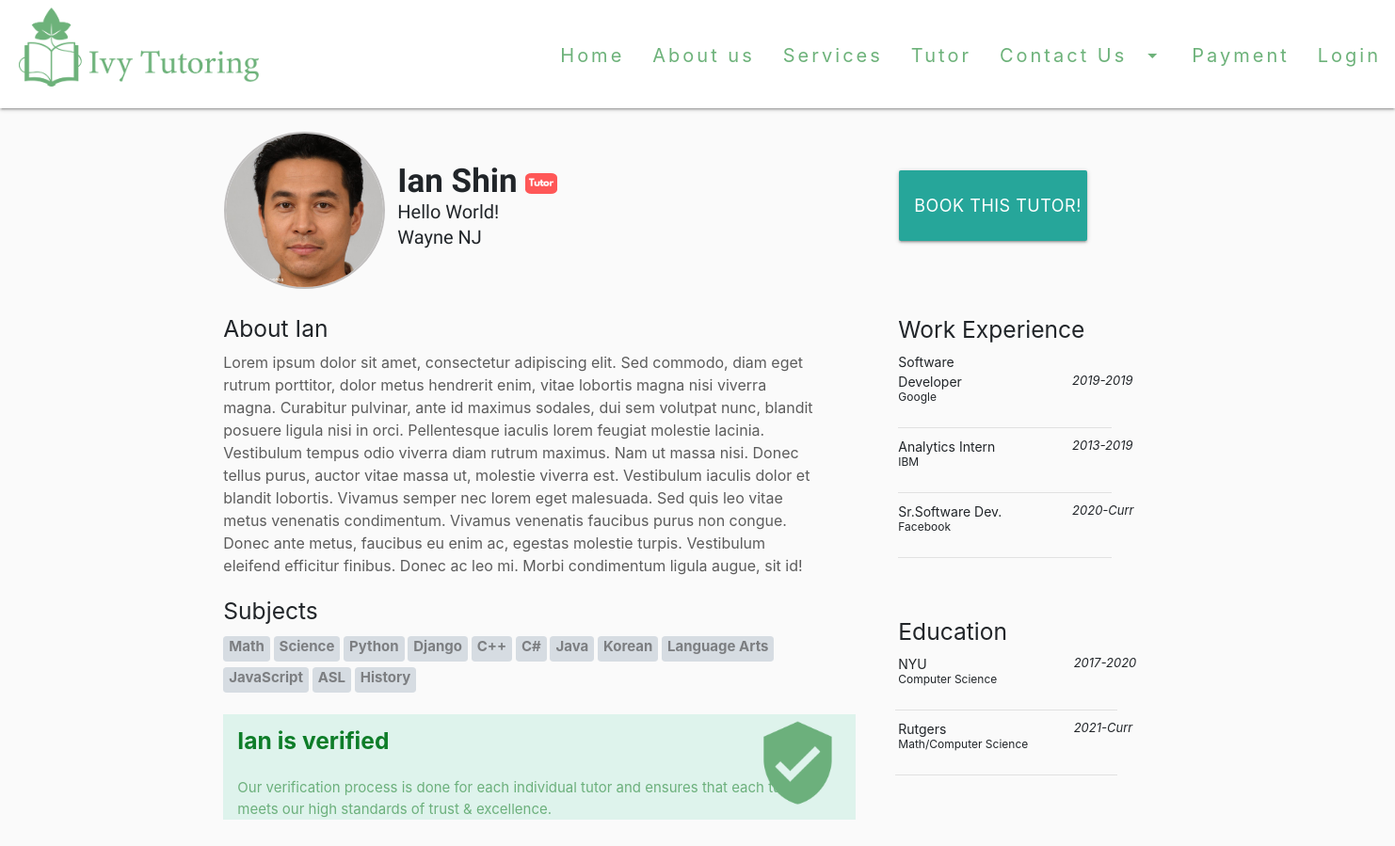
The page /Profile/IanShin/ on the database as committed earlier.
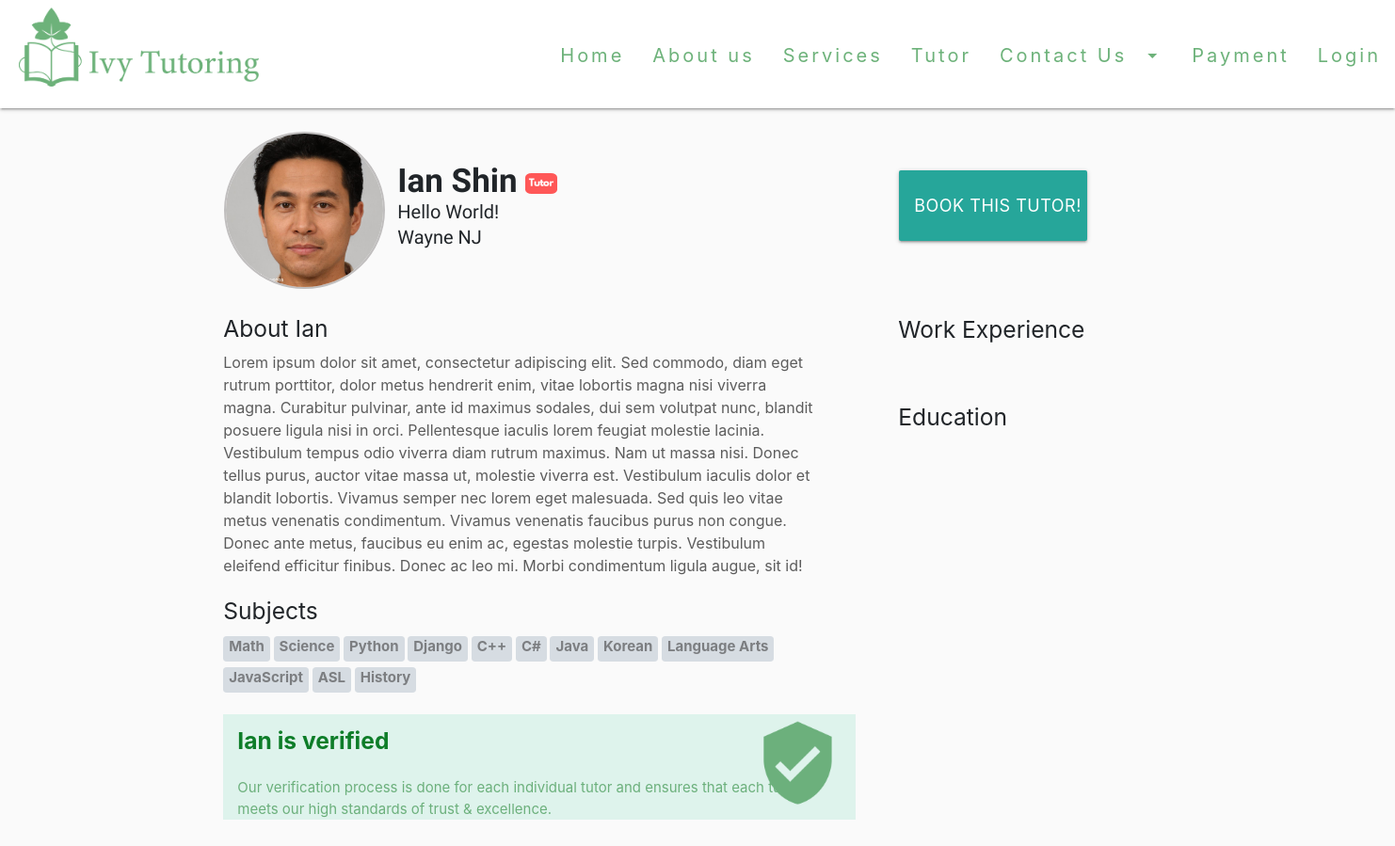
The same page on the database as committed later.
### main/models.py (models this page shows, shortened)
class Profile(models.Model):
	user = models.OneToOneField(User,on_delete = models.CASCADE,default= None)
	pro_pic =  models.ImageField(upload_to = 'profilePics', blank = True, null = True)
	descript = models.CharField(max_length = 50, blank = True)
	intro = models.CharField(max_length = 1000, blank = True)
	city = models.CharField(max_length= 50,blank = True)
	state = models.CharField(max_length = 2,blank = True)
	tags = TaggableManager(blank = True)
	college = models.CharField(max_length=100, null=True, blank=True)
	major= models.CharField(max_length=100, null=True, blank=True)

class User(AbstractUser):
	email_confirm = models.BooleanField(default=False)

class Experience(models.Model):
	user = models.ForeignKey(User,null= True,on_delete = models.SET_NULL)
	employer = models.CharField(max_length=50, default= None, null = True)
	position = models.CharField(max_length = 50,default = None, null = True)
	start_year = models.SmallIntegerField(blank=True, null=True)
	end_year = models.CharField(max_length = 4,blank=True,null = True)

class School(models.Model):
	user = models.ForeignKey(User,null= True,on_delete = models.SET_NULL)
	college = models.CharField(max_length=50, default= None, null = True)
	major = models.CharField(max_length = 25,default = None, null = True)
	c_start_year = models.SmallIntegerField(blank=True, null=True)
	c_end_year = models.CharField(max_length = 4,blank=True,null = True)

### main/views.py (the view)
# urls.py: path("Profile/<str:username>/",views.profile,name = "profile"),
def profile(request, username):
	test = (User.objects.get(username=username))
	person = Profile.objects.get(user=test)
	exp = Experience.objects.filter(user=test)
	ed = School.objects.filter(user=test)
	return render(request,'main/Profile.html',{'person':person,"exp":exp,"ed":ed})

### main/templates/main/Profile.html (shortened to what this page needs)
{% load widget_tweaks %}
{% load static %}
<head>
    <link rel="stylesheet" href="https://cdnjs.cloudflare.com/ajax/libs/materialize/1.0.0/css/materialize.min.css">
    <link rel="stylesheet" href="https://stackpath.bootstrapcdn.com/bootstrap/4.3.1/css/bootstrap.min.css">
</head>
{%include "main/HeadNav.html" %}
<body>
   <div class = container style = "width:70%;height:100%; position:relative; top:0px;">
        {% if person.user.profile.pro_pic %}
            <img class="card-img" src="{{ person.user.profile.pro_pic.url }}">
        {% else %}
            <img class="card-img" src="{%static 'media/Default.jpg' %}">
        {% endif %}
        <b style = 'font-family: Ubuntu, "times new roman", times, roman, serif; font-size:35px;position:absolute;left:200px;top:52px;'>
            {{person.user.first_name}} {{person.user.last_name}}
            <img class="img" style  = "width:4%;border-radius: 20%; padding-left:0px; padding-top:0px;" src="{%static 'media\TutorSticker.png' %}">
        </b>
        <div class = "content-wrap">
            <p style = "margin-bottom:-.2rem;">{%render_field person.descript %}</p>
            <p style = "margin-bottom:-.2rem;">{{person.city}} {{person.state}}</p>
        </div>
        <div class = "button-cnt">
            <form action="/Contact/">
                <input class = "btn btn-primary" type="submit" value="Book this tutor!" />
            </form>
        </div>
        <div class = "info-block">
            <h5>About {{person.user.first_name}}</h5>
                <div class = "", style = "text-align: left; width:60%; color:#5C5C5C;">
                    <font size = "3">
                        {{person.intro | safe }}
                    </font>
                </div>
                <h5 style = "margin: 1.5rem 0 0.656rem 0;">Subjects</h5>
                <div class = "row" style = "width:60%;">
                    {% for tag in person.tags.all %}
                            <a href="#" class="mr-1 badge badge-info">{{ tag }}</a>
                    {% endfor %}
                </div>
            <div class="container-fluid">
                <h5 style = "line-height:235%; font-weight: bolder; color:#0E7D29;">{{person.user.first_name}} is verified</h5>
                <p style = "font-size:15px;color:#6CB07C"> Our verification process is done for each individual tutor and ensures
                that each tutor <br> meets our high standards of trust & excellence.</p>
                <img class="shield-img" src="{%static 'media\Shield.png' %}">
            </div>
        </div>
        <div class = "block">
            <div class = "right_block">
                <h5>Work Experience</h5>
                    <div class="row" style = "width:22%; display:block;">
                        {%for x in exp|slice:":3"%}
                            <p class = "parent" style = "font-size:14px;">{{x.position}} </p>
                            <p class  = "child" style = "font-size:12px;">{{x.employer}}</p>
                            <p class ="child-dates" style="font-size:13px; font-style:italic;">{{x.start_year}}-{{x.end_year}}</p>
                            <hr style = "margin-top: -3.0rem;
                            margin-bottom: .5rem;height:2px; width:184%;">
                        {%endfor%}
                    </div>
            </div>
            <div class = "right_block_ed">
                <h5>Education</h5>
                    <div class="row" style = "width:128%; display:block;">
                        {% for e in ed|slice:":3" %}
                            <p class = "parent" style = "font-size:14px;">{{e.college}} </p>
                            <p class  = "child1" style = "font-size:12px;">{{e.major}}</p>
                            <p class ="child-dates1" style="font-size:13px; font-style:italic;">{{e.c_start_year}}-{{e.c_end_year}}</p>
                            <hr style = "margin-top: -3.0rem;position:relative;left:-34%;
                            margin-bottom: .5rem;height:2px; width:33%;">
                        {%endfor%}
                    </div>
            </div>
        </div>
    </div>
</body>

### main/templates/main/HeadNav.html (shortened to what this page needs)
{%load static%}
<head>
    <link rel="stylesheet" href="https://cdnjs.cloudflare.com/ajax/libs/materialize/1.0.0/css/materialize.min.css">
</head>
    <nav>
        <div class='nav-wrapper'>
            <a href="/" class="brand-logo"><img id = "logo" src="{%static 'media\logo.png' %}" ></a>
            <ul id="nav" class = "right hide-on-med-and-down">
                {% if user.is_authenticated %}
                    <li><a href = "/"> Home </a></li>
                    <li><a href = "/AboutUs"> About us </a></li>
                    <li><a href = "{% url 'main:profile' username=request.user.username %}"> {{ user.username }}</a></li>
                    <li><a href= "/Services"> Services </a></li>
                    <li><a href = "/Tutor"> Tutor </a></li>
                    <li><a href = "/Contact/"> Contact </a></li>
                    <li><a href="/logout"> Logout </a></li>
                {% else %}
                    <li><a href = "/"> Home </a></li>
                    <li><a href = "/AboutUs"> About us </a></li>
                    <li><a href= "/Services"> Services </a></li>
                    <li><a href = "/Tutor"> Tutor </a></li>
                    <li><a class="dropdown-trigger" href="#!" data-target="dropdown1">Contact Us    <i class="material-icons right">arrow_drop_down</i></a></li>
                    <li><a href="/Payment/">Payment</a></li>
                    <li><a href = "/login"> Login </a></li>
                {% endif %}
            </ul>
        </div>
    </nav>

### main/templates/main/HeadNav.html (style rules this page uses)
#logo { width: 275px; padding-left: 20px; padding-top: 8px; }
nav { height:115px; background-color:white; }
nav, nav .nav-wrapper i, nav a.sidenav-trigger, nav a.sidenav-trigger i { line-height:118px; }
nav ul a { font-size: 20px; color:#6db27a; letter-spacing:3px; }

### main/templates/main/Profile.html (style rules this page uses)
body { background-color:#FAFAFA; overflow-x: hidden; overflow-y:scroll; }
.block { top: 737px; left: -10px; position: absolute; width: 560px; }
.content-wrap { font-family: Ubuntu, "times new roman", times, roman, serif; position: absolute; left: 200px; top: 95px; font-size: 20px; }
.row { margin-left:0; }
.card-img { max-width: 171px; height: 167; border-radius: 50%; left: 16px; position: absolute; top: 25px; border: 2.5px solid #c0bebe; padding-left: 0px; padding-top: 0px; }
.container-fluid { background-color: #def3ec; position: relative; left: 0%; top: 0%; height: 17%; width: 64%; max-width: 700px; max-height: 126px; padding-right: 15px; padding-left: 15px; margin-right: 0; margin-left: 0; }
.shield-img { position:absolute; width:26%; left:78%; bottom:9%; }
.mr-1 { width: fit-content; height: 27px; font-size: 15px; margin: 3px 0px 3px 0px; background-color: #d6dce2; color: #7c7e81; }
.right_block { position: relative; left: 742px; top: -531px; }
.right_block_ed { position: relative; left: 742px; top: -495px; }
.button-cnt { position: absolute; top: 66px; left: 733px; }
.btn { border: none; border-radius: 2px; display: inline-block; font-size:18px; height: 75px; width: 200px; line-height: 36px; padding: 0 16px; text-transform: uppercase; vertical-align: middle; -webkit-tap-highlight-color: transparent; }
.info-block { position: absolute; top: 205px; width: 1050; }

Rows that differ between the two databases and show on the page:
removed Experience: position "Software Developer", employer "Google", start_year "2019", end_year "2019"
removed Experience: position "Analytics Intern", employer "IBM", start_year "2013", end_year "2019"
removed Experience: position "Sr.Software Dev.", employer "Facebook", start_year "2020", end_year "Curr"
removed School: college "NYU", major "Computer Science", c_start_year "2017", c_end_year "2020"
removed School: college "Rutgers", major "Math/Computer Science", c_start_year "2021", c_end_year "Curr"
